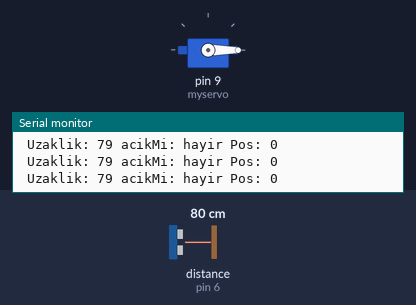
Bench run of a sketch on a simulated Arduino Uno, built with avr-gcc and run on an emulated ATmega328P. On the bench: servo, the last lines printed to the serial monitor. Wiring (inferred from the names in the program): ultrasonic range finder: trigger pin 7; echo pin 6. Inputs (shaded band) come from the test bench; at power-on: distance to the obstacle (sensor on pin 6) 80 cm. The echo pulse lasts 58.3 µs per cm.

Above: at 1.8 s.
1.9 s: distance to the obstacle (sensor on pin 6) set to 19 cm
3.4 s: distance to the obstacle (sensor on pin 6) set to 15 cm
At 6.3 s:
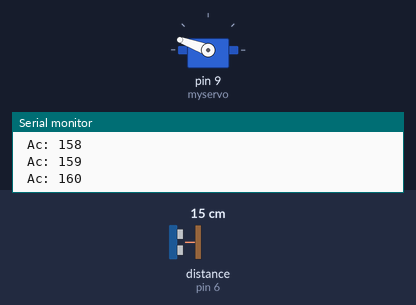
6.5 s: distance to the obstacle (sensor on pin 6) set to 18 cm
At 7.46 s:
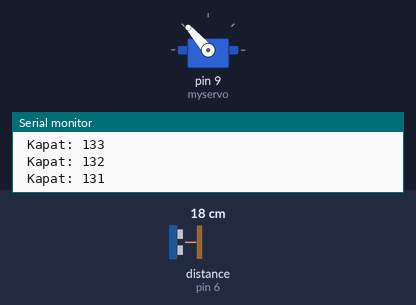
9.6 s: distance to the obstacle (sensor on pin 6) set to 2 cm
At 10.42 s:
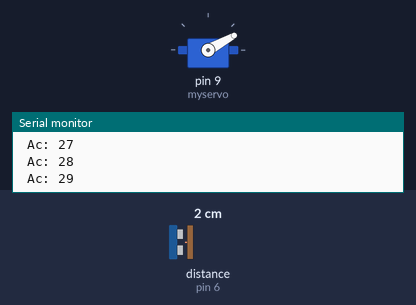
12.7 s: distance to the obstacle (sensor on pin 6) set to 35 cm
At 13.68 s:
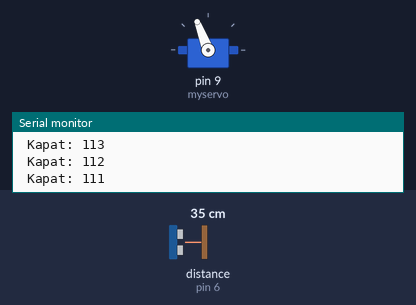
Timing chart, 0 to 16.8 s (numbered marks = the images above; inputs shaded):
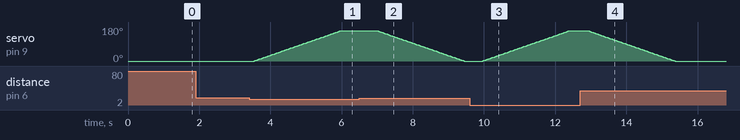

The sketch:

DistanceThenServoMotorStart.ino
```cpp
#include <Servo.h>

Servo myservo;
int pos = 0;

long sure;
long uzaklik;
int trigPin = 7;
int echoPin = 6;
bool acikMi = false;

void setup() {
  pinMode(trigPin, OUTPUT);
  pinMode(echoPin, INPUT);
  Serial.begin(9600);

  myservo.attach(9);
  myservo.write(0);
}

void loop() {


  delay(500);

  digitalWrite(trigPin, LOW);
  delayMicroseconds(5);
  digitalWrite(trigPin, HIGH);
  delayMicroseconds(10);
  digitalWrite(trigPin, LOW);
  sure = pulseIn(echoPin, HIGH);
  uzaklik = sure / 29.1 / 2;
  if (uzaklik > 200)
    uzaklik = 200;
  Serial.print(" Uzaklik: ");
  Serial.print(uzaklik);

  Serial.print(" acikMi: ");
  Serial.print(acikMi ? "evet" : "hayir");

  Serial.print(" Pos: ");
  Serial.print(pos);

  Serial.println("");


  if (acikMi == false && uzaklik <= 15) {
    for (pos = 0; pos <= 160; pos += 1) {
      myservo.write(pos);
      delay(15);
      Serial.print(" Ac: ");
      Serial.println(pos);
    }
    acikMi = true;
  } else if (acikMi == true && uzaklik > 15) {
    for (pos = 160; pos >= 0; pos -= 1) {
      myservo.write(pos);
      delay(15);
      Serial.print(" Kapat: ");
      Serial.println(pos);
    }
    acikMi = false;
  }

}
```

Measured:
- the behaviour switches between 17 and 16 cm on distance to the obstacle (sensor on pin 6) (found by bisection; images 0 and 1)
- after the input at 3.4 s, servo on pin 9 (myservo): moves from 0° to 160° over 2.4 s, starting after 0.14 s
- after the input at 6.5 s, servo on pin 9 (myservo): moves from 160° to 0° over 2.4 s, starting after 0.50 s
- after the input at 9.6 s, servo on pin 9 (myservo): moves from 0° to 160° over 2.4 s, starting after 0.36 s
- after the input at 12.7 s, servo on pin 9 (myservo): moves from 160° to 0° over 2.4 s, starting after 0.22 s
